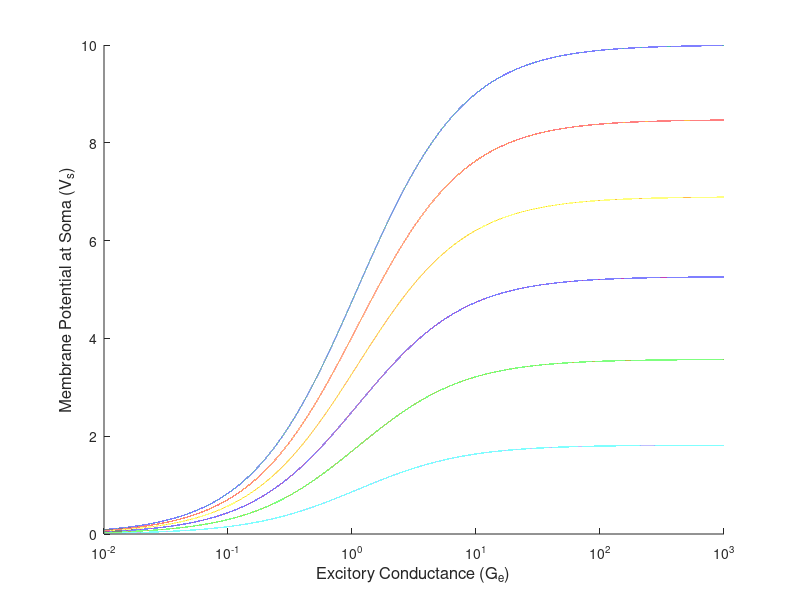

The MATLAB source for this figure: (Note: this script raises an error after producing the figure.)
Gs = 1;
Gd = Gs;
Gst = Gs/9 ;  %for G*
alphas = [0, 0.2, 0.5, 1, 2, 5];
Ee = 100; % in mV

x = logspace(-2,3, 100000);
figure(1);
hold on;

for i = 1:length(alphas)
    alpha = alphas(i);
    Gi = alpha * Gd;
    y = [];
    for j = 1:length(x)
       Ge = x(j);
       Vs = (Ge * Gst * Ee)/(Gst*Gd + Gs*Gd + Gs*Gst + Ge*(Gst +Gi +Gs) + Gi*(Gd+Gst));
       y(end+1) = Vs;
    end
    semilogx(x, y);
end
set(gca, 'XScale', 'log');
xlabel('Excitory Conductance (G_e)','FontSize', 12);
ylabel('Membrane Potential at Soma (V_s)','FontSize', 12);
yline(9);
ylim([-0.5 12]);
xlim([0 100000]);
xticks([0.01 0.1 1 10 100 1000]);
legend('\alpha = 0','\alpha = 0.2','\alpha = 0.5','\alpha = 1','\alpha = 2','\alpha = 5','FontSize', 10) ;
f = gcf;
exportgraphics(f,'somatic_inhibition.png','Resolution',300)